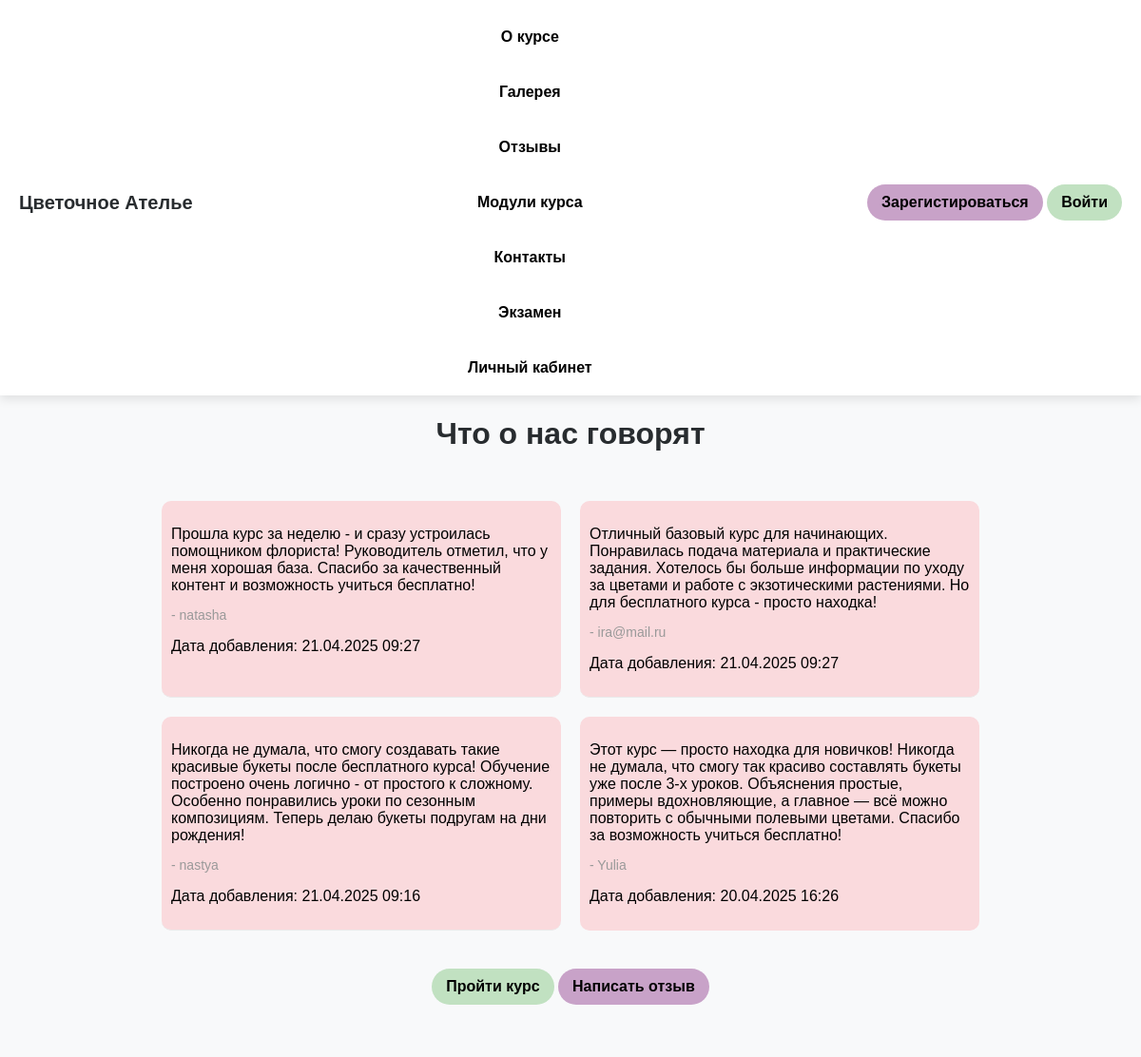
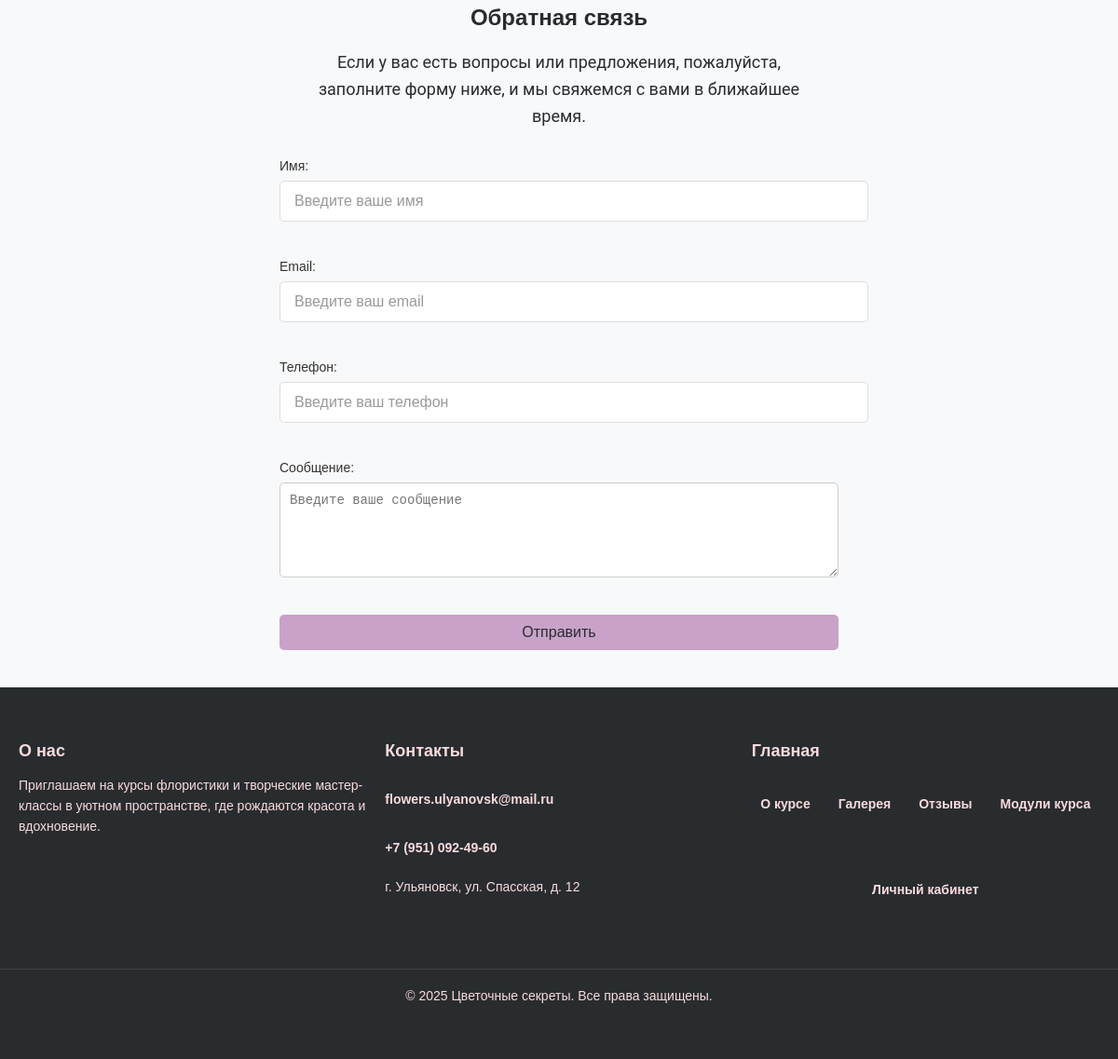
The app's page /reviews/ with its own data (2 pictures, top to bottom).
### main/models.py (models this page shows, shortened)
class Review(models.Model):
    author = models.ForeignKey(settings.AUTH_USER_MODEL, on_delete=models.CASCADE, verbose_name="Автор")
    text = models.TextField(verbose_name="Текст отзыва")
    created_at = models.DateTimeField(auto_now_add=True, verbose_name="Дата создания")
    class Meta:
        verbose_name = "Отзыв"
        verbose_name_plural = "Отзывы"

### users/models.py (models this page shows, shortened)
class User(AbstractUser):
    avatar = models.ImageField(upload_to='avatars/', default='avatars/default.png')
    email = models.EmailField(verbose_name='Электронная почта', unique=True)

### main/views.py (the view)
# urls.py: path('reviews/', views.reviews, name='reviews'),
def reviews(request):
    latest_reviews = Review.objects.all().order_by('-created_at')[:5]
    context = {
        'title': 'Отзывы',
        'latest_reviews': latest_reviews,
    }
    return render(request, 'main/reviews.html', context)

### main/templates/main/reviews.html
{% extends "base.html" %}
{% load static %}
{% block css_reviews %}
<link rel="stylesheet" href="{% static 'deps/css/reviews.css' %}">
{% endblock css_reviews%}
{% block reviews %}
<h1>Что о нас говорят</h1>
<section class="reviews">
    {% for review in latest_reviews %}
        <div class="review">
            <p class="review-text">{{ review.text }}</p>
            <p class="review-author">- {{ review.author.username }}</p>
            <p class="review-date">Дата добавления: {{ review.created_at|date:"d.m.Y H:i" }}</p>
        </div>
    {% endfor %}
</section>
<div class="rew_btn">
    <a href="{% url 'module_list' %}" class="btn btn-green">Пройти курс</a>
    <a href="{%url "users:login" %}"class="btn btn-purple">Написать отзыв</a>
</div>
{% endblock %}
    {%block feedback%}
      <section class="feedback-section" id="section1">
        <div class="feedback-container">
            <h2>Обратная связь</h2>
            <p class="other_text">Если у вас есть вопросы или предложения, пожалуйста, заполните форму ниже, и мы свяжемся с вами в ближайшее время.</p>
            <form class="feedback-form">
                <div class="form-group">
                    <label for="name">Имя:</label>
                    <input type="text" id="name" name="name" placeholder="Введите ваше имя" required>
                </div>
                <div class="form-group">
                    <label for="email">Email:</label>
                    <input type="email" id="email" name="email" placeholder="Введите ваш email" required>
                </div>
                <div class="form-group">
                    <label for="phone">Телефон:</label>
                    <input type="tel" id="phone" name="phone" placeholder="Введите ваш телефон">
                </div>
                <div class="form-group">
                    <label for="message">Сообщение:</label>
                    <textarea id="message" name="message" placeholder="Введите ваше сообщение" rows="5" required></textarea>
                </div>
                <button type="submit" class="submit-btn">Отправить</button>
            </form>
        </div>
    </section>
{%endblock%}

### static/deps/css/reviews.css (style rules this page uses)
.reviews { padding: 20px; border-radius: 5px; display: flex; flex-wrap: wrap; justify-content: center; }
.review { padding: 10px; border-bottom: 1px solid #eaeaea; margin: 10px; background-color: #FADADD; border-radius: 10px; width: 400px; }
.review:last-child { border-bottom: none; }
.review-text { font-size: 16px; margin-bottom: 5px; }
.review-author { font-size: 14px; color: #999; }
.rew_btn { text-align: center; }

### static/deps/css/button.css (style rules this page uses)
.btn { border: none; border-radius: 122px; color: black; text-decoration: none; text-align: center; padding: 10px 15px; }
.btn-green { background-color: #C1E1C1; }
.btn-purple { background-color:#C8A2C8 ; }

### static/deps/css/style.css (style rules this page uses)
body { margin: 0; padding: 0; font-family: 'MyFont', -apple-system, BlinkMacSystemFont, sans-serif; }
.other_text { font-family: 'Roboto', sans-serif; font-size: 18px; line-height: 1.6; color: #282C2F; text-align: justify; max-width: 800px; margin-left: auto; margin-right: auto; padding: 0 20px; }
h1 { text-align: center; color: #282C2F; line-height: 1.2; text-transform: none; font-size: 2 em; font-weight: bold; }
a { display: inline-block; margin-top: 10px; color: #282C2F; text-decoration: none; font-weight: bold; }

### static/deps/css/form.css (style rules this page uses)
.feedback-section { padding: 40px 0; font-family: Arial, sans-serif; }
.feedback-container { max-width: 600px; margin: 0 auto; padding: 0 20px; }
.feedback-container h2 { text-align: center; color: #282C2F; margin-bottom: 20px; }
.feedback-container p { text-align: center; color: #282C2F; margin-bottom: 30px; }
.feedback-form { display: flex; flex-direction: column; gap: 20px; }
.form-group { display: flex; flex-direction: column; }
.form-group label { font-size: 14px; color: #282C2F; margin-bottom: 5px; }
.form-group input, .form-group textarea { padding: 10px; border: 1px solid #ccc; border-radius: 5px; font-size: 14px; }
.form-group textarea { resize: vertical; }
.submit-btn { padding: 10px 20px; background-color: #C8A2C8; border: none; border-radius: 5px; color: #282C2F; font-size: 16px; cursor: pointer; }

### static/deps/css/user.css (style rules this page uses)
:root { --primary-color: #2c3e50; --secondary-color: #f1c40f; --error-color: #e74c3c; --background-light: #f8f9fa; --text-dark: #333; --text-light: #666; --border-radius: 8px; --box-shadow: 0 2px 4px rgba(0, 0, 0, 0.1); }
body { font-family: 'Arial', sans-serif; margin: 0; padding: 0; background-color: var(--background-light); }
.form-group { margin-bottom: 15px; }
.form-group label { display: block; margin-bottom: 5px; font-size: 14px; color: var(--text-light); }
.form-group input, .form-group select { width: 100%; padding: 10px; border: 1px solid #ccc; border-radius: 5px; font-size: 14px; }
.form-group input { width: 100%; padding: 10px; border: 1px solid #ccc; border-radius: 5px; font-size: 14px; }
.form-group { margin-bottom: 20px; text-align: left; }
.form-group label { display: block; margin-bottom: 8px; color: var(--text-dark); font-weight: 500; }
.form-group input { width: 100%; padding: 12px 15px; border: 1px solid #ddd; border-radius: 5px; font-size: 16px; transition: border-color 0.3s; }
.form-group input::placeholder { color: #999; }

### records on screen
Review: text "Прошла курс за неделю - и сразу устроилась помощником флориста! Руководитель отметил, что у меня хорошая база. Спасибо за качественный контент и возможность учиться бесплатно!", author.username "natasha", created_at "21.04.2025 09:27"
Review: text "Отличный базовый курс для начинающих. Понравилась подача материала и практические задания. Хотелось бы больше информации по уходу за цветами и работе с экзотическими растениями. Но для бесплатного курса - просто находка!", author.username "ira@mail.ru", created_at "21.04.2025 09:27"
Review: text "Никогда не думала, что смогу создавать такие красивые букеты после бесплатного курса! Обучение построено очень логично - от простого к сложному. Особенно понравились уроки по сезонным композициям. Теперь делаю букеты подругам на дни рождения!", author.username "nastya", created_at "21.04.2025 09:16"
Review: text "Этот курс — просто находка для новичков! Никогда не думала, что смогу так красиво составлять букеты уже после 3-х уроков. Объяснения простые, примеры вдохновляющие, а главное — всё можно повторить с обычными полевыми цветами. Спасибо за возможность учиться бесплатно!", author.username "Yulia", created_at "20.04.2025 16:26"
